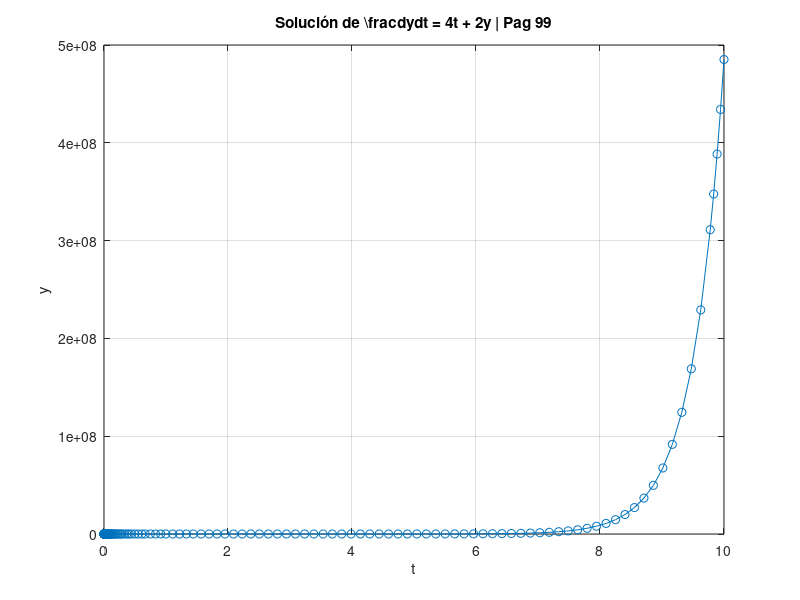

Write MATLAB code to recreate this figure.
% Definir la función de la EDO
dydt = @(t, y) 4*t + 2*y;

% Definir el rango de tiempo
tspan = [0 10];  % Puedes ajustar este rango según tus necesidades

% Condiciones iniciales
y0 = 0;  % Valor inicial de y en t = 0

% Resolver la EDO usando ode45
[t, y] = ode45(dydt, tspan, y0);

% Graficar la solución
plot(t, y, '-o')
xlabel('t')
ylabel('y')
title('Solución de \frac{dy}{dt} = 4t + 2y | Pag 99')
grid on
